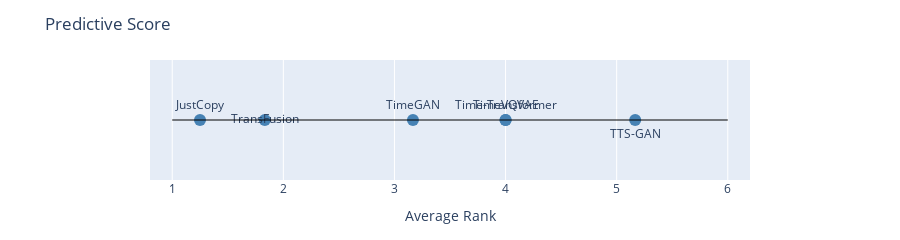

This figure's notebook cell:
### Code cell
plot_average_rankings(df_all["PS"], "Predictive Score")

### Figure 1 — Plotly figure (JSON) as saved in the notebook; plotly's stock layout.template omitted (floating-point values rounded to 4 significant figures)
{"data": [{"marker": {"color": "steelblue", "size": 12}, "mode": "markers+text", "text": ["JustCopy", "TTS-GAN", "Time-Transformer", "TimeGAN", "TimeVQVAE", "TransFusion"], "textposition": ["top center", "bottom center", "top center", "top center", "top center"], "type": "scatter", "x": [1.25, 5.167, 4, 3.167, 4, 1.833], "y": [0, 0, 0, 0, 0, 0]}], "layout": {"height": 200, "margin": {"b": 60, "l": 150, "r": 150, "t": 60}, "shapes": [{"line": {"color": "black", "width": 1}, "type": "line", "x0": 1, "x1": 6, "y0": 0, "y1": 0}], "showlegend": false, "title": {"text": "Predictive Score"}, "xaxis": {"range": [0.8, 6.2], "showgrid": true, "title": {"text": "Average Rank"}, "zeroline": false}, "yaxis": {"title": {"text": ""}, "visible": false}}}
